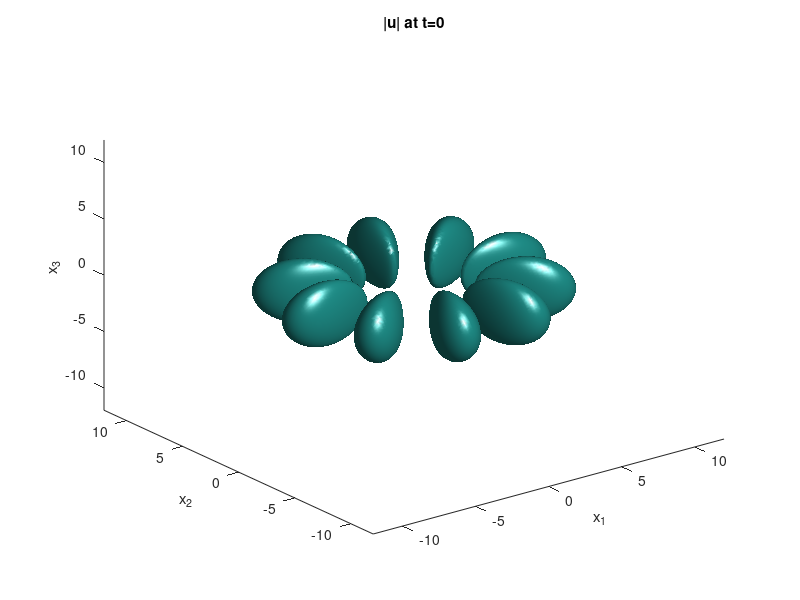

The MATLAB script that drew this image: (Note: this script raises an error after producing the figure.)
clear all
close all

addpath('integrators')

d = 3;

n = [128,128,128];
ld = [-12,-12,-12];
rd = [12,12,12];
T = 20;
m = 80;
method = 'if4'; % strang, strang_3t, if2, split4, split4_3t, if4, rk4

alpha1 = 1/2;
beta1 = 1/2;
alpha2 = -1/2;
alpha3 = 2.52;
beta3 = 1;
alpha4 = -1;
beta4 = -0.11;

for mu = 1:d
  x{mu} = linspace(ld(mu),rd(mu),n(mu)+1).';
  x{mu} = x{mu}(1:n(mu));
  h(mu) = (rd(mu)-ld(mu))/(n(mu));
  lambda{mu} = 1i*2*pi*(-n(mu)/2:n(mu)/2-1)'/(rd(mu)-ld(mu));
  lambda2{mu} = lambda{mu}.*lambda{mu};
end

[X{1:d}] = ndgrid(x{1:d});
[L2{1:d}] = ndgrid(lambda2{1:d});

M = (alpha1+1i*beta1)*(L2{1}+L2{2}+L2{3})+alpha2;

nc = sqrt(prod(rd-ld))/prod(n);
ft = @(u) fftshift(fftn(u))*nc;
ift = @(u) ifftn(ifftshift(u))/nc;

g = @(u) gfun_cubicquintic(u,alpha3,beta3,alpha4,beta4);
f = @(u) ift(M.*ft(u))+g(u);

gflux1 = @(t,u) exp(-((alpha3+1i*beta3)/(2*alpha3))*log(abs(1-(2*t*alpha3)*(u.*conj(u))))).*u;
gflux2 = @(t,u) exp(-((alpha4+1i*beta4)/(4*alpha4))*log(abs(1-(4*t*alpha4)*((u.*conj(u)).*(u.*conj(u)))))).*u;

delta = 1.2;
rho0 = 6;
omega = 2.5;
eta = 5;
kappa = 3;

rho = sqrt(X{1}.^2 + X{2}.^2);
theta = atan2(X{2},X{1});
U0 = delta*sech(sqrt((rho-rho0).^2+X{3}.^2)/omega).*cos(eta*theta).*exp(1i*kappa*theta);

t = 0;
figure;
idx = [2,1,3];
isosurface(permute(X{1},idx),permute(X{2},idx),X{3},permute(abs(U0),idx),sqrt(0.5))
xlim([ld(1) rd(1)])
ylim([ld(2) rd(2)])
zlim([ld(3) rd(3)])
xlabel('x_1')
ylabel('x_2')
zlabel('x_3')
title('|u| at t=0')
drawnow

disp(['Computing solution with ',method,'...'])
tic
switch method
  case 'strang'
    U = strang_fourier_rk4(U0,M,g,T,m,ft,ift);

  case 'strang_3t'
    U = strang_fourier_3t(U0,M,gflux1,gflux2,T,m,ft,ift);

  case 'if2'
    U = if2_fourier(U0,M,g,T,m,ft,ift);

  case 'split4'
    U = split4_fourier_rk4(U0,M,g,T,m,ft,ift);

  case 'split4_3t'
    U = split4_fourier_3t(U0,M,gflux1,gflux2,T,m,ft,ift);

  case 'if4'
    U = if4_fourier(U0,M,g,T,m,ft,ift);

  case 'rk4'
    U = rk4(U0,f,T,m);

  otherwise
    error('Method not known')

end
wc_time = toc;
disp(sprintf('Wall-clock time (seconds): %.2f', wc_time))

figure;
idx = [2,1,3];
isosurface(permute(X{1},idx),permute(X{2},idx),X{3},permute(abs(U),idx),sqrt(0.5))
xlim([ld(1) rd(1)])
ylim([ld(2) rd(2)])
zlim([ld(3) rd(3)])
xlabel('x_1')
ylabel('x_2')
zlabel('x_3')
title(sprintf('|u| at t=%.2f',T))
drawnow

rmpath('integrators')
